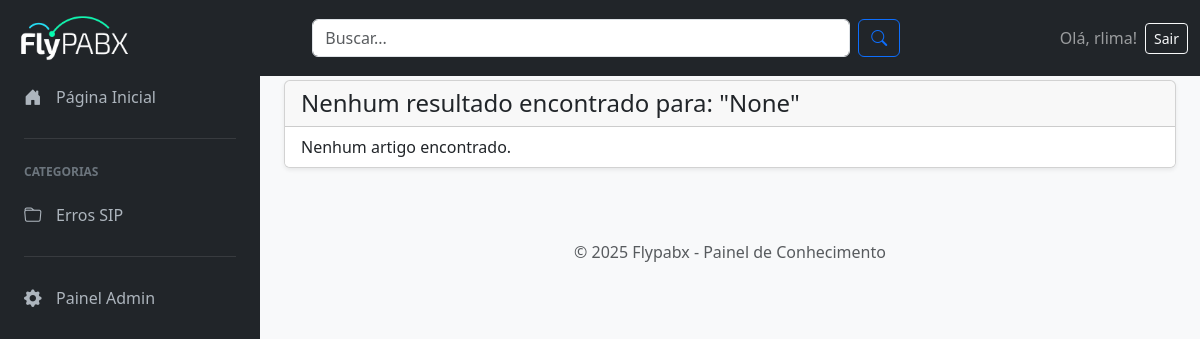
The page /search/ (signed in) on the database as committed earlier.
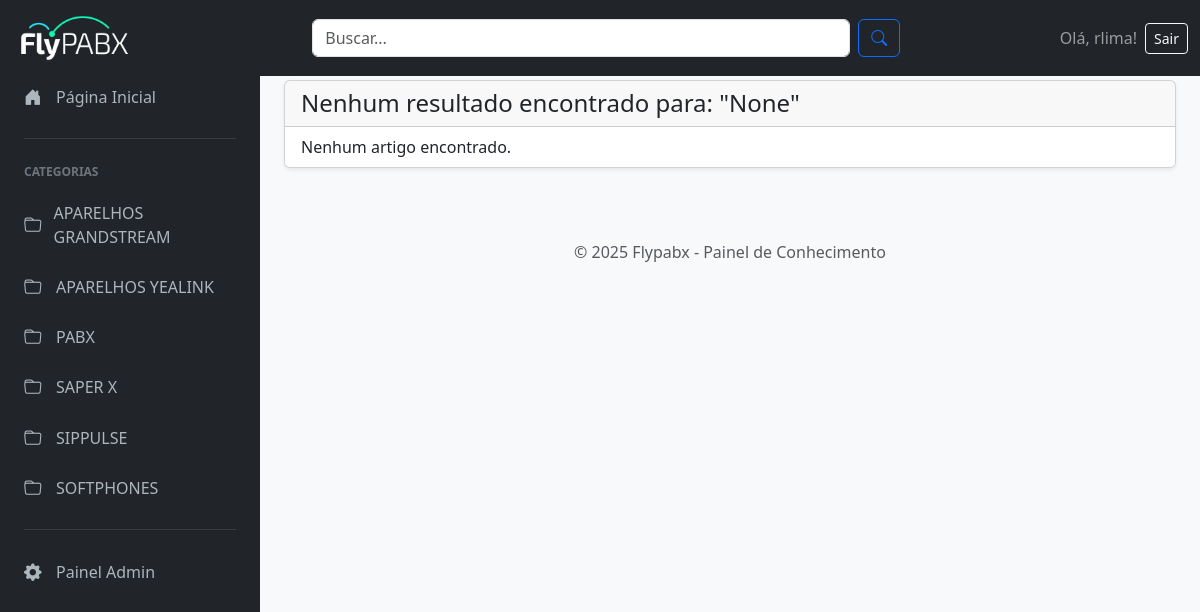
The same page on the database as committed later.
### base/models.py (models this page shows, shortened)
class Categoria(models.Model):
    nome = models.CharField(max_length=100, unique=True)
    slug = models.SlugField(max_length=100, unique=True, blank=True)
    parent = models.ForeignKey('self', null=True, blank=True, related_name='children', on_delete=models.CASCADE)
    class Meta:
        verbose_name = "Categoria"
        verbose_name_plural = "Categorias"
        unique_together = ('slug', 'parent',)
        ordering = ['nome'] # Ordena alfabeticamente

### base/views.py (the view)
# urls.py: path('search/', views.search_results, name='search_results'),
@login_required
def search_results(request):
    query = request.GET.get('q') # Pega o parâmetro 'q' da URL (ex: /search/?q=sip)
    results = []
    if query:
        results = Artigo.objects.filter(
            Q(titulo__icontains=query) | Q(conteudo__icontains=query)
        ).distinct()
    return render(request, 'base/search_results.html', {
        'query': query,
        'results': results,
    })

### base/context_processors.py (called while the page is built)
def all_categories(request):
    return {
        'all_categories': Categoria.objects.filter(parent__isnull=True)
    }

### base/templates/base/search_results.html (shortened to what this page needs)
{% extends 'base/base.html' %}
{% block content %}
<div class="card shadow-sm">
    <div class="card-header">
        <h1 class="h4 mb-0">
            {% if results %}
                Resultados da busca por: "{{ query }}"
            {% else %}
                Nenhum resultado encontrado para: "{{ query }}"
            {% endif %}
        </h1>
    </div>
    <div class="list-group list-group-flush">
        {% for art in results %}
        <a href="{% url 'artigo_detail' art.slug %}?highlight={{ query }}" class="list-group-item list-group-item-action">
            {{ art.titulo }}
            <span class="d-block text-muted small">em &raquo; {{ art.categoria.nome }}</span>
        </a>
        {% empty %}
        <li class="list-group-item">Nenhum artigo encontrado.</li>
        {% endfor %}
    </div>
</div>
{% endblock %}

### base/templates/base/base.html (shortened to what this page needs)
{% load static %}
<!DOCTYPE html>
<html lang="pt-br">
<head>
    <link href="https://cdn.jsdelivr.net/npm/bootstrap@5.3.3/dist/css/bootstrap.min.css" rel="stylesheet">
    <link rel="stylesheet" href="https://cdn.jsdelivr.net/npm/bootstrap-icons@1.11.3/font/bootstrap-icons.min.css">
    <link rel="stylesheet" href="{% static 'base/style.css' %}">
</head>
<body>
    <nav class="navbar navbar-expand-lg navbar-dark bg-dark fixed-top">
        <div class="container-fluid d-flex justify-content-between align-items-center">
            <a class="navbar-brand" href="{% url 'home' %}">
                <img src="{% static 'base/logo-flypabx.png' %}" alt="Logo"
                     style="height: 50px;"
                     class="d-inline-block align-middle">
            </a>
            <form action="{% url 'search_results' %}" method="GET" class="d-flex w-50 mx-auto" role="search">
                <input class="form-control me-2" type="search" name="q" placeholder="Buscar..." aria-label="Buscar" value="{{ request.GET.q }}">
                <button class="btn btn-outline-primary" type="submit">
                    <i class="bi bi-search"></i>
                </button>
            </form>
            <span class="navbar-text d-flex align-items-center">
                Olá, {{ user.username }}!
                <form action="{% url 'logout' %}" method="post" class="ms-2">
                    <button type="submit" class="btn btn-sm btn-outline-light">Sair</button>
                </form>
            </span>
        </div>
    </nav>
    <div class="page-wrapper">
        <nav class="sidebar-wrapper">
            <ul class="sidebar-nav">
                <li class="sidebar-nav-item">
                    <a href="{% url 'home' %}" class="sidebar-nav-link">
                        <i class="bi bi-house-door-fill"></i>
                        <span>Página Inicial</span>
                    </a>
                </li>
                <li class="sidebar-nav-item-divider"></li>
                <li class="sidebar-nav-item-title">Categorias</li>
                {% for cat in all_categories %}
                <li class="sidebar-nav-item">
                    <a href="{% url 'categoria_detail' cat.slug %}" class="sidebar-nav-link">
                        <i class="bi bi-folder"></i>
                        <span>{{ cat.nome }}</span>
                    </a>
                </li>
                {% empty %}
                <li class="sidebar-nav-item">
                    <span class="sidebar-nav-link text-muted">Sem categorias</span>
                </li>
                {% endfor %}
                <li class="sidebar-nav-item-divider"></li>
                <li class="sidebar-nav-item">
                    <a href="/admin/" target="_blank" class="sidebar-nav-link">
                        <i class="bi bi-gear-fill"></i>
                        <span>Painel Admin</span>
                    </a>
                </li>
            </ul>
        </nav>
        <main class="main-content">
            <div class="container-fluid p-4">
                {% block content %}
                {% endblock %}
            </div>
            <footer class="text-center mt-5 mb-3 text-muted">
                &copy; {% now "Y" %} Flypabx - Painel de Conhecimento
            </footer>
        </main>
    </div>
</body>
</html>

Rows that differ between the two databases and show on the page:
removed Categoria: nome "Erros SIP"
added Categoria: nome "APARELHOS GRANDSTREAM"
added Categoria: nome "APARELHOS YEALINK"
added Categoria: nome "PABX"
added Categoria: nome "SAPER X"
added Categoria: nome "SIPPULSE"
added Categoria: nome "SOFTPHONES"
